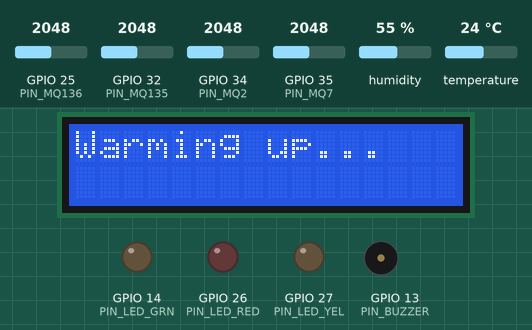
Recording of a sketch running on a simulated ESP32. On the bench: 16×2 character LCD, output pins drawn as LEDs (lit = HIGH), buzzer (waves = sounding). The inputs (shaded band) are chosen by the test bench; at power-on: GPIO 25 (PIN_MQ136) = 2048, GPIO 32 (PIN_MQ135) = 2048, GPIO 34 (PIN_MQ2) = 2048, GPIO 35 (PIN_MQ7) = 2048, humidity 55 %, temperature 24 °C. WiFi joins after 1.5 s; servers stay silent unless stated; no MQTT or app messages arrive unless stated; what the sketch prints to the serial monitor is not drawn.

Above: at 1.6 s.
At 61.6 s:
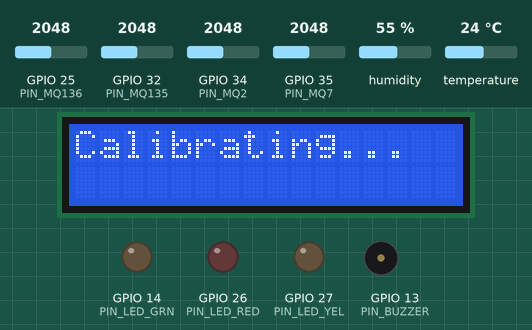
At 89.2 s:
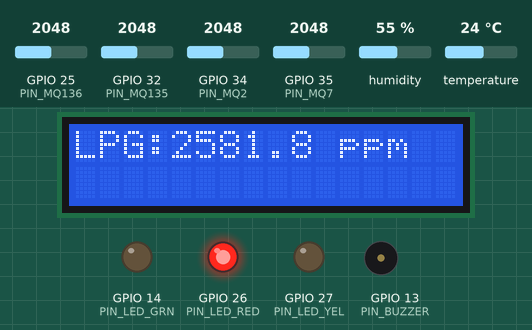
At 124.3 s:
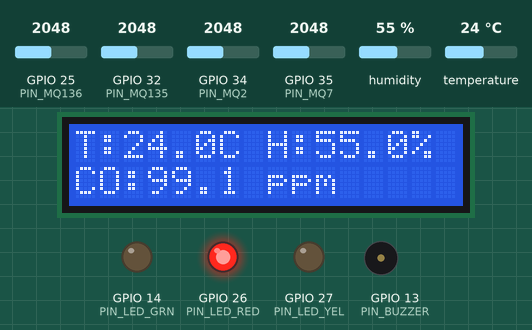
Timing chart, 0 to 130.0 s (numbered marks = the images above):
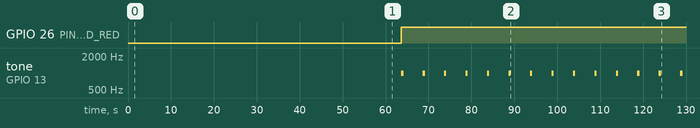

Measured:
- by itself, GPIO 26 (PIN_LED_RED): LOW → HIGH at 63.7 s
- by itself, tone on GPIO 13 (PIN_BUZZER): silent → 1000 Hz at 63.7 s, → silent 0.50 s later, → 1000 Hz 4.5 s later, → silent 0.50 s later, … (28 changes in this stretch)
- what the display in image 0 shows lasts 60.0 s, from 1.6 s to 61.6 s
- what the display in image 1 shows lasts 2.0 s, from 61.6 s to 63.6 s
- what the display in image 2 shows lasts 5.0 s, from 88.7 s to 93.7 s

The sketch:

main.ino
```cpp
/**
 * E-Waste Toxic Gas Detection System Firmware
 * Board: ESP32 DevKit V1
 *
 * Hardware Pin Mapping:
 * - GPIO 34 (ADC1_CH6) : MQ-2 AOUT (via voltage divider)
 * - GPIO 35 (ADC1_CH7) : MQ-7 AOUT (via voltage divider)
 * - GPIO 32 (ADC1_CH4) : MQ-135 AOUT (via voltage divider)
 * - GPIO 25 (ADC1_CH8) : MQ-136 AOUT (via voltage divider)
 * - GPIO 4  : DHT22 Data (10kΩ pull-up to 3.3V)
 * - GPIO 21 : LCD I2C SDA
 * - GPIO 22 : LCD I2C SCL
 * - GPIO 26 : Red LED (via 220Ω)
 * - GPIO 27 : Yellow LED (via 220Ω)
 * - GPIO 14 : Green LED (via 220Ω)
 * - GPIO 13 : Active Buzzer
 */

#include <WiFi.h>
#include <PubSubClient.h>
#include <DHT.h>
#include <Wire.h>
#include <LiquidCrystal_I2C.h>

// =========================================================================
// Configuration
// =========================================================================

// WiFi Config
const char* WIFI_SSID     = "YOUR_WIFI_SSID";
const char* WIFI_PASSWORD = "YOUR_WIFI_PASSWORD";

// MQTT Config
const char* MQTT_BROKER   = "broker.hivemq.com";
const int   MQTT_PORT     = 1883;
const char* MQTT_CLIENT_ID = "ESP32_EWasteGasMonitor_123";
const char* MQTT_TOPIC    = "ewaste/gas/readings";

// Pin Definitions
#define PIN_MQ2      34 // LPG, Propane, Methane
#define PIN_MQ7      35 // CO
#define PIN_MQ135    32 // Benzene, Ammonia, CO2
#define PIN_MQ136    25 // H2S
#define PIN_DHT      4
#define PIN_LED_RED  26
#define PIN_LED_YEL  27
#define PIN_LED_GRN  14
#define PIN_BUZZER   13

// DHT Sensor
#define DHTTYPE DHT22
DHT dht(PIN_DHT, DHTTYPE);

// LCD Display
// Address usually 0x27 or 0x3F. 16 columns, 2 rows
LiquidCrystal_I2C lcd(0x27, 16, 2);

// =========================================================================
// Sensor Calibration Parameters
// =========================================================================

// Note on MQ-7: Ideally it needs 60s at 5V and 90s at 1.4V heating cycles.
// We are using simplified continuous read as we use breakout boards.

const float V_REF = 3.3; // ESP32 ADC reference voltage
const int ADC_RES = 4095; // ESP32 ADC resolution (12-bit)

// MQ-2: RL=5k, R0=9.83, a=574.25, b=-2.222 (LPG)
const float MQ2_RL = 5.0;
const float MQ2_R0 = 9.83;
const float MQ2_A = 574.25;
const float MQ2_B = -2.222;

// MQ-7: RL=10k, R0=10.0, a=99.042, b=-1.518 (CO)
const float MQ7_RL = 10.0;
const float MQ7_R0 = 10.0;
const float MQ7_A = 99.042;
const float MQ7_B = -1.518;

// MQ-135: RL=20k, R0=76.63, a=110.47, b=-2.862 (Benzene)
const float MQ135_RL = 20.0;
const float MQ135_R0 = 76.63;
const float MQ135_A = 110.47;
const float MQ135_B = -2.862;

// MQ-136: RL=10k, R0=15.0, a=36.737, b=-3.536 (H2S)
const float MQ136_RL = 10.0;
const float MQ136_R0 = 15.0;
const float MQ136_A = 36.737;
const float MQ136_B = -3.536;

// Safety Thresholds (ppm)
#define CO_SAFE      9.0
#define CO_DANGER    35.0
#define BENZ_SAFE    1.7
#define BENZ_DANGER  5.0
#define H2S_SAFE     5.0
#define H2S_DANGER   10.0
#define LPG_SAFE     1000.0
#define LPG_DANGER   5000.0

// System States
enum SystemState {
  STARTUP,
  WARM_UP,
  CALIBRATE,
  RUNNING
};
SystemState currentState = STARTUP;

// Timers
unsigned long previousMillis = 0;
const long INTERVAL = 5000; // 5 seconds
unsigned long warmupStart = 0;
const long WARMUP_TIME = 60000; // 60 seconds

// Globals
WiFiClient espClient;
PubSubClient client(espClient);
int lcdState = 0;

// Function Prototypes
void connectWiFi();
void connectMQTT();
float readGas(int pin, float RL, float R0, float a, float b);
int checkSafety(float lpg, float co, float benz, float h2s);

void setup() {
  Serial.begin(115200);

  // Init Pins
  pinMode(PIN_LED_RED, OUTPUT);
  pinMode(PIN_LED_YEL, OUTPUT);
  pinMode(PIN_LED_GRN, OUTPUT);
  pinMode(PIN_BUZZER, OUTPUT);

  // Init LCD
  lcd.init();
  lcd.backlight();
  lcd.clear();
  lcd.print("E-Waste Monitor");

  // Init DHT
  dht.begin();

  // Setup WiFi and MQTT
  connectWiFi();
  client.setServer(MQTT_BROKER, MQTT_PORT);

  // Start Warm-up
  currentState = WARM_UP;
  warmupStart = millis();
  Serial.println("Starting warm-up phase (60s)...");
  lcd.clear();
  lcd.print("Warming up...");
}

void loop() {
  if (!client.connected() && currentState == RUNNING) {
    connectMQTT();
  }
  client.loop();

  unsigned long currentMillis = millis();

  switch(currentState) {
    case WARM_UP:
      if (currentMillis - warmupStart >= WARMUP_TIME) {
        currentState = CALIBRATE;
        lcd.clear();
        lcd.print("Calibrating...");
        Serial.println("Warm-up complete. Calibrating...");
      }
      break;

    case CALIBRATE:
      // Note: Full dynamic calibration usually requires clean air.
      // We will use pre-defined R0 values here.
      delay(2000);
      currentState = RUNNING;
      lcd.clear();
      lcd.print("System Ready!");
      Serial.println("System Ready and Running.");
      break;

    case RUNNING:
      if (currentMillis - previousMillis >= INTERVAL) {
        previousMillis = currentMillis;

        // Read DHT
        float h = dht.readHumidity();
        float t = dht.readTemperature();

        // Read Gases
        float lpg  = readGas(PIN_MQ2, MQ2_RL, MQ2_R0, MQ2_A, MQ2_B);
        float co   = readGas(PIN_MQ7, MQ7_RL, MQ7_R0, MQ7_A, MQ7_B);
        float benz = readGas(PIN_MQ135, MQ135_RL, MQ135_R0, MQ135_A, MQ135_B);
        float h2s  = readGas(PIN_MQ136, MQ136_RL, MQ136_R0, MQ136_A, MQ136_B);

        // Graceful handling of missing sensors (if ADC reads 0, set ppm to 0)
        if (lpg < 0) lpg = 0;
        if (co < 0) co = 0;
        if (benz < 0) benz = 0;
        if (h2s < 0) h2s = 0;

        // Print to Serial
        Serial.printf("T:%.1fC H:%.1f%% | LPG:%.1f CO:%.1f Benz:%.1f H2S:%.1f (ppm)\n", t, h, lpg, co, benz, h2s);

        // Update LCD
        lcd.clear();
        if (lcdState == 0) {
          lcd.setCursor(0, 0);
          lcd.printf("T:%.1fC H:%.1f%%", t, h);
          lcd.setCursor(0, 1);
          lcd.printf("CO:%.1f ppm", co);
        } else if (lcdState == 1) {
          lcd.setCursor(0, 0);
          lcd.printf("Benz:%.1f ppm", benz);
          lcd.setCursor(0, 1);
          lcd.printf("H2S:%.1f ppm", h2s);
        } else {
          lcd.setCursor(0, 0);
          lcd.printf("LPG:%.1f ppm", lpg);
        }
        lcdState = (lcdState + 1) % 3;

        // Status Check
        int status = checkSafety(lpg, co, benz, h2s);
        digitalWrite(PIN_LED_GRN, status == 0 ? HIGH : LOW);
        digitalWrite(PIN_LED_YEL, status == 1 ? HIGH : LOW);
        digitalWrite(PIN_LED_RED, status == 2 ? HIGH : LOW);

        if (status == 2) {
          tone(PIN_BUZZER, 1000, 500); // 1kHz beep for 500ms
        } else {
          noTone(PIN_BUZZER);
        }

        // Publish JSON
        char payload[256];
        snprintf(payload, sizeof(payload),
          "{\"temp\":%.1f,\"hum\":%.1f,\"lpg\":%.1f,\"co\":%.1f,\"benzene\":%.1f,\"h2s\":%.1f,\"status\":%d}",
          t, h, lpg, co, benz, h2s, status);

        if (client.publish(MQTT_TOPIC, payload)) {
          Serial.println("MQTT Publish OK");
        } else {
          Serial.println("MQTT Publish Failed");
        }
      }
      break;

    default:
      break;
  }
}

// Read gas sensor and calculate ppm
float readGas(int pin, float RL, float R0, float a, float b) {
  int adcVal = analogRead(pin);
  if (adcVal == 0 || adcVal >= ADC_RES) return -1.0; // Sensor missing or disconnected/shorted

  float vOut = (adcVal / (float)ADC_RES) * V_REF;
  if (vOut == 0) return -1.0;

  float Rs = RL * (V_REF - vOut) / vOut;
  float ratio = Rs / R0;

  // ppm = a * (Rs/R0)^b
  float ppm = a * pow(ratio, b);
  return ppm;
}

// Check safety levels and return status: 0=Safe, 1=Caution, 2=Danger
int checkSafety(float lpg, float co, float benz, float h2s) {
  int level = 0;

  // Caution checks
  if (co >= CO_SAFE || benz >= BENZ_SAFE || h2s >= H2S_SAFE || lpg >= LPG_SAFE) {
    level = 1;
  }

  // Danger checks
  if (co >= CO_DANGER || benz >= BENZ_DANGER || h2s >= H2S_DANGER || lpg >= LPG_DANGER) {
    level = 2;
  }

  return level;
}

void connectWiFi() {
  Serial.print("Connecting to WiFi: ");
  Serial.println(WIFI_SSID);

  WiFi.begin(WIFI_SSID, WIFI_PASSWORD);

  while (WiFi.status() != WL_CONNECTED) {
    delay(500);
    Serial.print(".");
  }

  Serial.println("\nWiFi connected.");
  Serial.print("IP Address: ");
  Serial.println(WiFi.localIP());
}

void connectMQTT() {
  while (!client.connected()) {
    Serial.print("Connecting to MQTT broker...");
    if (client.connect(MQTT_CLIENT_ID)) {
      Serial.println(" connected!");
    } else {
      Serial.print(" failed, rc=");
      Serial.print(client.state());
      Serial.println(" trying again in 5 seconds");
      delay(5000);
    }
  }
}
```
